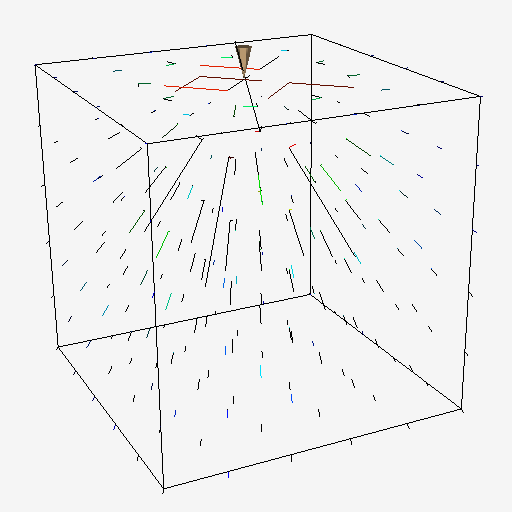

Python code for this plot:
#!/usr/bin/env python

# Visualize stress tensors as scaled and oriented principal axes using tensor glyphs.

# Factory overrides: importing these modules registers the OpenGL rendering
# and interaction style implementations for vtkRenderingCore factory classes.
import vtkmodules.vtkInteractionStyle  # noqa: F401
import vtkmodules.vtkRenderingOpenGL2  # noqa: F401

# VTK pipeline classes used in this example
from vtkmodules.vtkCommonCore import vtkLookupTable
from vtkmodules.vtkFiltersCore import vtkTensorGlyph
from vtkmodules.vtkFiltersGeneral import vtkAxes
from vtkmodules.vtkFiltersGeometry import vtkImageDataGeometryFilter
from vtkmodules.vtkFiltersModeling import vtkOutlineFilter
from vtkmodules.vtkFiltersSources import vtkConeSource
from vtkmodules.vtkImagingHybrid import vtkPointLoad
from vtkmodules.vtkRenderingCore import (
    vtkActor,
    vtkCamera,
    vtkPolyDataMapper,
    vtkRenderWindow,
    vtkRenderWindowInteractor,
    vtkRenderer,
)

# Colors (normalized RGB)
white_smoke = (0.961, 0.961, 0.961)
black = (0.0, 0.0, 0.0)
burly_wood = (0.871, 0.722, 0.529)

# Source: generate a tensor field from a simulated point load
pt_load = vtkPointLoad()
pt_load.SetLoadValue(100.0)
pt_load.SetSampleDimensions(6, 6, 6)
pt_load.ComputeEffectiveStressOn()
pt_load.SetModelBounds(-10, 10, -10, 10, -10, 10)

# Filter: extract a plane for scalar range reference
plane = vtkImageDataGeometryFilter()
plane.SetInputConnection(pt_load.GetOutputPort())
plane.SetExtent(2, 2, 0, 99, 0, 99)
plane.Update()

# Source: axes geometry for tensor glyphs
axes = vtkAxes()
axes.SetScaleFactor(0.5)

# Filter: tensor glyphs oriented and scaled by the stress tensor
tensor_axes = vtkTensorGlyph()
tensor_axes.SetInputConnection(pt_load.GetOutputPort())
tensor_axes.SetSourceConnection(axes.GetOutputPort())
tensor_axes.SetScaleFactor(10)
tensor_axes.ClampScalingOn()

# Lookup table: logarithmic color mapping
lut = vtkLookupTable()
lut.SetScaleToLog10()
lut.SetHueRange(0.6667, 0.0)
lut.Build()

# Mapper: map tensor axes to graphics primitives
tensor_mapper = vtkPolyDataMapper()
tensor_mapper.SetInputConnection(tensor_axes.GetOutputPort())
tensor_mapper.SetLookupTable(lut)
tensor_mapper.SetScalarRange(plane.GetOutput().GetScalarRange())

# Actor: display the tensor axes
tensor_actor = vtkActor()
tensor_actor.SetMapper(tensor_mapper)

# Filter: outline around the data volume
outline = vtkOutlineFilter()
outline.SetInputConnection(pt_load.GetOutputPort())

outline_mapper = vtkPolyDataMapper()
outline_mapper.SetInputConnection(outline.GetOutputPort())

outline_actor = vtkActor()
outline_actor.SetMapper(outline_mapper)
outline_actor.GetProperty().SetColor(black)

# Source: cone indicating the application of the load
cone_source = vtkConeSource()
cone_source.SetRadius(0.5)
cone_source.SetHeight(2)

cone_mapper = vtkPolyDataMapper()
cone_mapper.SetInputConnection(cone_source.GetOutputPort())

cone_actor = vtkActor()
cone_actor.SetMapper(cone_mapper)
cone_actor.SetPosition(0, 0, 11)
cone_actor.RotateY(90)
cone_actor.GetProperty().SetColor(burly_wood)

# Renderer: assemble the scene
renderer = vtkRenderer()
renderer.AddActor(tensor_actor)
renderer.AddActor(outline_actor)
renderer.AddActor(cone_actor)
renderer.SetBackground(white_smoke)

# Window: display the rendered scene
render_window = vtkRenderWindow()
render_window.AddRenderer(renderer)
render_window.SetWindowName("tensor axes")
render_window.SetMultiSamples(0)
render_window.SetSize(512, 512)

# Scene: configure camera
camera = vtkCamera()
camera.SetFocalPoint(0.113766, -1.13665, -1.01919)
camera.SetPosition(-29.4886, -63.1488, 26.5807)
camera.SetViewAngle(24.4617)
camera.SetViewUp(0.17138, 0.331163, 0.927879)
camera.SetClippingRange(1, 100)
renderer.SetActiveCamera(camera)

# Interactor: handle mouse and keyboard events
render_window_interactor = vtkRenderWindowInteractor()
render_window_interactor.SetRenderWindow(render_window)

# Launch the interactive visualization
render_window_interactor.Initialize()
render_window_interactor.Start()
